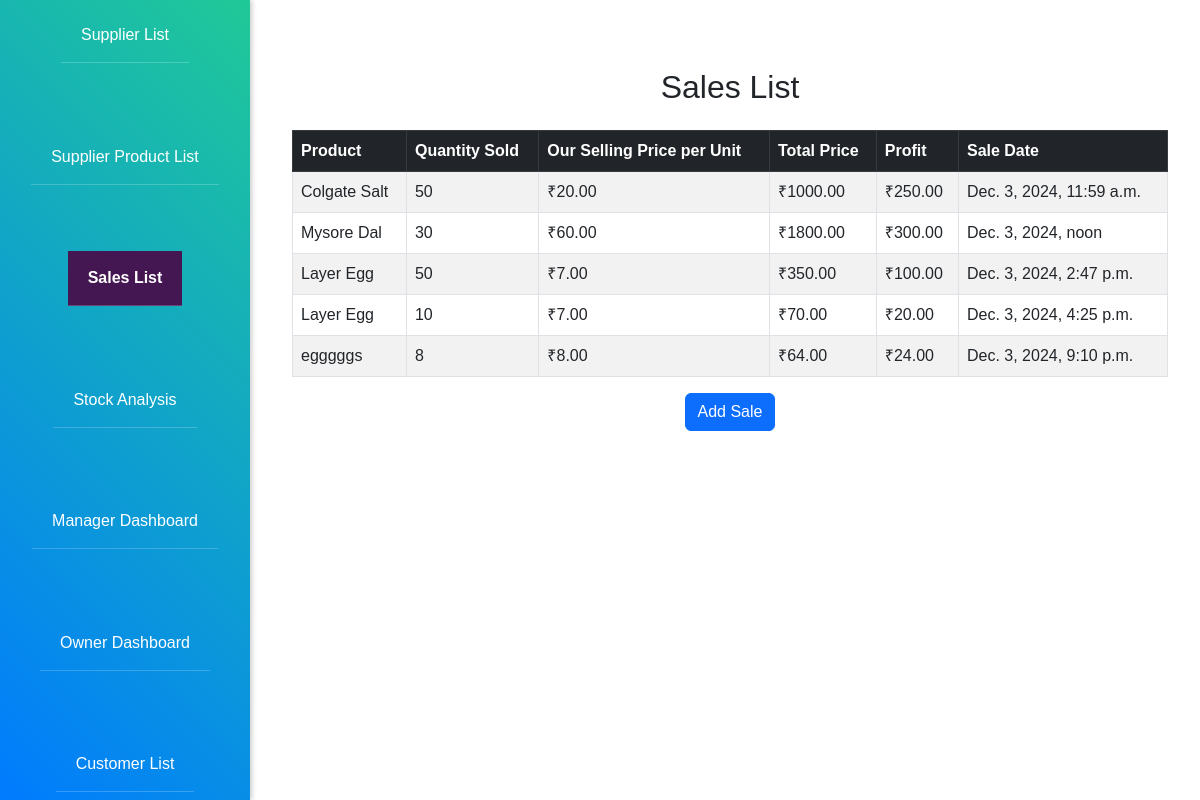
Page /sales/ on the committed database.
### stock_analysis/models.py (models this page shows, shortened)
class Sale(models.Model):
    supplier_product = models.ForeignKey(SupplierProduct, on_delete=models.CASCADE, null=True, blank=True)
    quantity_sold = models.IntegerField()
    our_selling_price_per_unit = models.DecimalField(default=0, max_digits=10, decimal_places=2, null=True, blank=True)
    total_price = models.DecimalField(max_digits=10, decimal_places=2, editable=False)
    profit = models.DecimalField(max_digits=10, decimal_places=2, editable=False)
    sale_date = models.DateTimeField(default=now)
    customer_name=models.CharField(max_length=100,default="Unknown Customers", blank=True, null=True)
    customer_mobile=models.CharField(max_length=15, blank=True, null=True)
    from decimal import Decimal

class SupplierProduct(models.Model):
    supplier = models.ForeignKey(Supplier, on_delete=models.CASCADE)  # Link to Supplier
    name = models.CharField(max_length=100, default="Unknown Product")  # Default name
    category = models.CharField(max_length=50, blank=True, null=True)  # Product category
    selling_price_per_unit=models.DecimalField(default=0, max_digits=10, decimal_places=2, null=True, blank=True)
    stock_quantity = models.IntegerField(default=0)  # Current stock quantity
    cost_price = models.DecimalField(max_digits=10, decimal_places=2)  # Cost price per unit
    supplied_date = models.DateField(auto_now_add=True)  # Date of supply

### stock_analysis/sales_views.py (the view)
# urls.py: path("sales/", sales_views.sales_list, name="sales_list"),
def sales_list(request):
    sales = Sale.objects.select_related("supplier_product__supplier")
    return render(request, "sales/sales_list.html", {"sales": sales})

### stock_analysis/templates/sales/sales_list.html (shortened to what this page needs)
{% extends 'index.html' %}
{% block content %}
<div class="container mt-5">
    <h2 class="mb-4 text-center">Sales List</h2>
    <table class="table table-bordered table-striped table-hover">
        <thead class="table-dark">
            <tr>
                <th>Product</th>
                <th>Quantity Sold</th>
                <th>Our Selling Price per Unit</th>
                <th>Total Price</th>
                <th>Profit</th>
                <th>Sale Date</th>
            </tr>
        </thead>
        <tbody>
            {% for sale in sales %}
            <tr>
                <td>{{ sale.supplier_product.name }}</td>
                <td>{{ sale.quantity_sold }}</td>
                <td>₹{{ sale.our_selling_price_per_unit }}</td>
                <td>₹{{ sale.total_price }}</td>
                <td>₹{{ sale.profit }}</td>
                <td>{{ sale.sale_date }}</td>
            </tr>
            {% empty %}
            <tr>
                <td colspan="6" class="text-center">No sales data available</td>
            </tr>
            {% endfor %}
        </tbody>
    </table>
    <div class="text-center mt-3">
        <button type="button" class="btn btn-primary" data-bs-toggle="modal" data-bs-target="#addSaleModal">
            Add Sale
        </button>
    </div>
</div>
{% endblock %}

### stock_analysis/templates/index.html (style rules this page uses)
body { display: flex; margin: 0; font-family: Arial, sans-serif; }

### rows in the picture
Sale: supplier_product.name "Colgate Salt", quantity_sold "50", our_selling_price_per_unit "20.00", total_price "1000.00", profit "250.00", sale_date "Dec. 3, 2024, 11:59 a.m."
Sale: supplier_product.name "Mysore Dal", quantity_sold "30", our_selling_price_per_unit "60.00", total_price "1800.00", profit "300.00", sale_date "Dec. 3, 2024, noon"
Sale: supplier_product.name "Layer Egg", quantity_sold "50", our_selling_price_per_unit "7.00", total_price "350.00", profit "100.00", sale_date "Dec. 3, 2024, 2:47 p.m."
Sale: supplier_product.name "Layer Egg", quantity_sold "10", our_selling_price_per_unit "7.00", total_price "70.00", profit "20.00", sale_date "Dec. 3, 2024, 4:25 p.m."
Sale: supplier_product.name "egggggs", quantity_sold "8", our_selling_price_per_unit "8.00", total_price "64.00", profit "24.00", sale_date "Dec. 3, 2024, 9:10 p.m."
